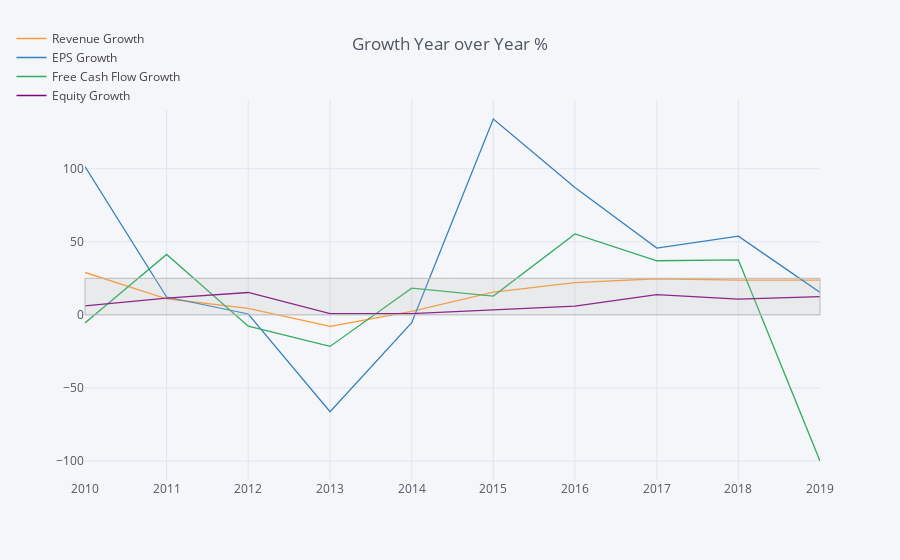

Notebook code for this chart:
### Code cell
analysis_columns = ['Revenue Growth',
                    'EPS Growth',
                    'Free Cash Flow Growth',
                    'Equity Growth']
df[analysis_columns].iplot(kind='scatter', 
                           symbol='circle-dot',
                           legend={'x':-.1, 'y':1.2},
                           hspan={'y0':'0','y1':'25', 'color':'rgba(30,30,30,0.3)','fill':True,'opacity':.2},
                           title='Growth Year over Year %')

### Figure 1 — Plotly figure (JSON) as saved in the notebook; plotly's stock layout.template omitted (floating-point values rounded to 4 significant figures)
{"data": [{"line": {"color": "rgba(255, 153, 51, 1.0)", "dash": "solid", "shape": "linear", "width": 1.3}, "mode": "lines", "name": "Revenue Growth", "text": "", "type": "scatter", "x": ["2010-01-01", "2011-01-01", "2012-01-01", "2013-01-01", "2014-01-01", "2015-01-01", "2016-01-01", "2017-01-01", "2018-01-01", "2019-01-01"], "y": [29, 11, 4.4, -7.9, 2.3, 15.6, 22.1, 24.7, 23.7, 23.7]}, {"line": {"color": "rgba(55, 128, 191, 1.0)", "dash": "solid", "shape": "linear", "width": 1.3}, "mode": "lines", "name": "EPS Growth", "text": "", "type": "scatter", "x": ["2010-01-01", "2011-01-01", "2012-01-01", "2013-01-01", "2014-01-01", "2015-01-01", "2016-01-01", "2017-01-01", "2018-01-01", "2019-01-01"], "y": [101.4, 12.2, 0.6, -66.3, -5.4, 134, 87.1, 45.7, 53.8, 15.4]}, {"line": {"color": "rgba(50, 171, 96, 1.0)", "dash": "solid", "shape": "linear", "width": 1.3}, "mode": "lines", "name": "Free Cash Flow Growth", "text": "", "type": "scatter", "x": ["2010-01-01", "2011-01-01", "2012-01-01", "2013-01-01", "2014-01-01", "2015-01-01", "2016-01-01", "2017-01-01", "2018-01-01", "2019-01-01"], "y": [-5.5, 41.3, -7.8, -21.6, 18.3, 12.8, 55.4, 37, 37.6, -100]}, {"line": {"color": "rgba(128, 0, 128, 1.0)", "dash": "solid", "shape": "linear", "width": 1.3}, "mode": "lines", "name": "Equity Growth", "text": "", "type": "scatter", "x": ["2010-01-01", "2011-01-01", "2012-01-01", "2013-01-01", "2014-01-01", "2015-01-01", "2016-01-01", "2017-01-01", "2018-01-01", "2019-01-01"], "y": [6.2, 11.4, 15.3, 0.9, 0.8, 3.3, 6, 13.9, 10.7, 12.5]}], "layout": {"legend": {"x": -0.1, "y": 1.2}, "paper_bgcolor": "#F5F6F9", "plot_bgcolor": "#F5F6F9", "shapes": [{"fillcolor": "rgba(187, 187, 187, 0.2)", "line": {"color": "#BBBBBB", "dash": "solid", "width": 1}, "type": "rect", "x0": 0, "x1": 1, "xref": "paper", "y0": "0", "y1": "25", "yref": "y"}], "showlegend": true, "title": "Growth Year over Year %", "titlefont": {"color": "#4D5663"}, "xaxis": {"gridcolor": "#E1E5ED", "showgrid": true, "tickfont": {"color": "#4D5663"}, "title": "", "titlefont": {"color": "#4D5663"}, "zerolinecolor": "#E1E5ED"}, "yaxis": {"gridcolor": "#E1E5ED", "showgrid": true, "tickfont": {"color": "#4D5663"}, "title": "", "titlefont": {"color": "#4D5663"}, "zerolinecolor": "#E1E5ED"}}}
